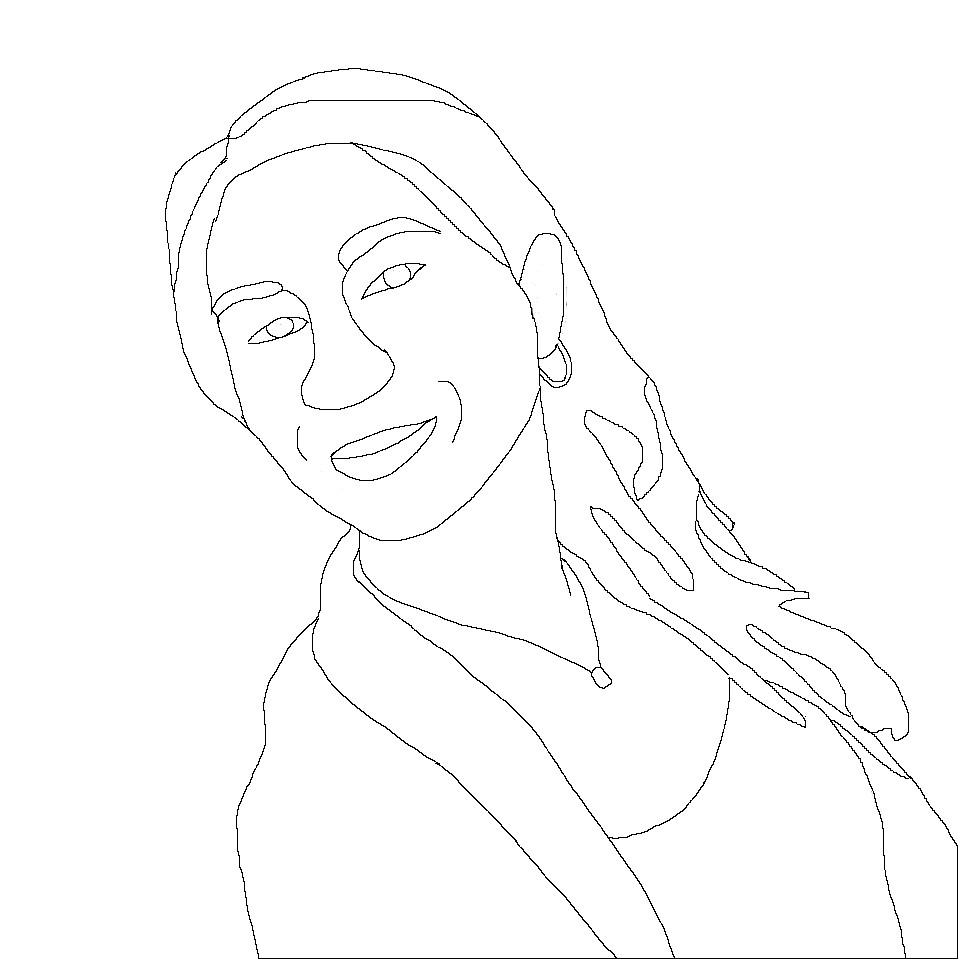
#> input picture Fourier_rysowanie/szablon.jpg, 958 x 959 px
$ jupyter execute --allow-errors Untitled.ipynb
#> lines starting #> are read from the running program, lines starting #| are printed output that depends on the picture
[cell 1]
import mlrose
from PIL import Image
from pylab import *

import matplotlib.pyplot as plt
from matplotlib import animation

import numpy as np
from numpy import interp

from math import tau
from scipy.integrate import quad

[cell 2]
def create_close_loop(image_name, level=[200]):
    # Prepare Plot
#> called with image_name = 'szablon.jpg'
    fig, ax = plt.subplots(1, 2, figsize=(10, 5))
    ax[0].set_aspect('equal', 'datalim')
    ax[1].set_aspect('equal', 'datalim')
    ax[0].set_title('Before Centered')
    ax[1].set_title('After Centered')

    # read image to array, then get image border with contour
    im = array(Image.open(image_name).convert('L'))
    contour_plot = ax[0].contour(im, levels=level, colors='black', origin='image')

    # Get Contour Path and create lookup-table
    contour_path = contour_plot.collections[0].get_paths()[0]
    x_table, y_table = contour_path.vertices[:, 0], contour_path.vertices[:, 1]
    time_table = np.linspace(0, tau, len(x_table))

    # Simple method to center the image
    x_table = x_table - min(x_table)
    y_table = y_table - min(y_table)
    x_table = x_table - max(x_table) / 2
    y_table = y_table - max(y_table) / 2

    # Visualization
    ax[1].plot(x_table, y_table, 'k-')

    return time_table, x_table, y_table

[cell 3]
time_table, x_table, y_table = create_close_loop('szablon.jpg')
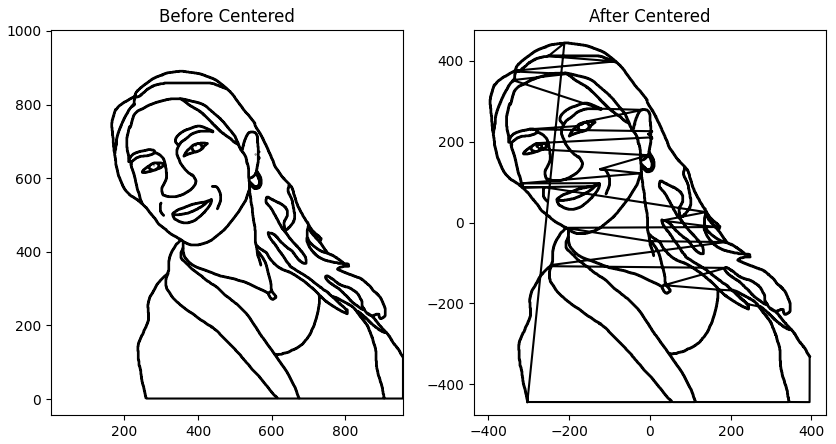
#> figure drawn by matplotlib, 2 panels

[cell 4]
x_table

[cell 5]
# read image to array, then get image border with contour
im = array(Image.open('szablonv2.jpg').convert('L'))
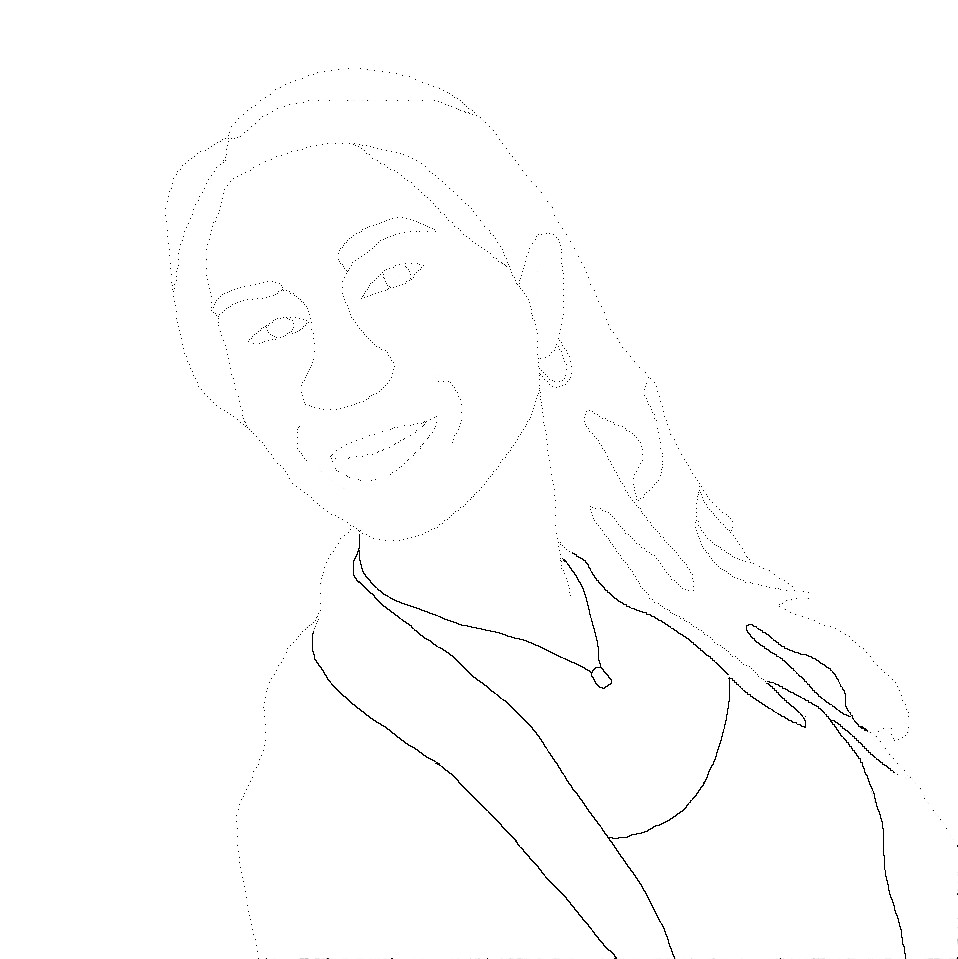
#> input picture Fourier_rysowanie/szablonv2.jpg, 958 x 959 px
#> (the rest of this cell did not finish here and is left out)

#> (a cell that did not finish here is left out)

#> (a cell that did not finish here is left out)

[cell 8]
# Simple method to center the image
x_table = x_table - min(x_table)
y_table = y_table - min(y_table)
x_table = x_table - max(x_table) / 2
y_table = y_table - max(y_table) / 2

#> (a cell that did not finish here is left out)

[cell 10]
im = array(Image.open('szablon.jpg').convert('L'))
x = []
y = []
for i in range(im.shape[0]):
    for j in range(im.shape[1]):
        if im[i,j] < 100:
            x.append(i)
            y.append(j)
#> after the loop, x = 13708 values from 68 to 958
x = np.asarray(x)
y = np.asarray(y)

coords_list = np.vstack((x,y)).T
coords_list = coords_list.tolist()
data_list = []
for i in range(len(coords_list)):
    a = (coords_list[i][0],coords_list[i][1])
    data_list.append(a)

[cell 11]
im = array(Image.open('szablon.jpg').convert('L'))
x = []
y = []
for i in range(im.shape[0]):
    for j in range(im.shape[1]):
        if im[i,j] < 100:
            x.append(i)
            y.append(j)
x = np.asarray(x)
y = np.asarray(y)

coords_list = np.vstack((x,y)).T
coords_list = coords_list.tolist()
data_list = []
for i in range(len(coords_list)):
    a = (coords_list[i][0],coords_list[i][1])
    data_list.append(a)

[cell 12]
#coords_list = [(1, 1), (4, 2), (5, 2), (6, 4), (4, 4), (3, 6), (1, 5), (2, 3)]
coords_list[1][0]
a = (coords_list[0][0],coords_list[0][1])
#> a = (68, 348)
data_list = []
for i in range(len(coords_list)):
    a = (coords_list[i][0],coords_list[i][1])
    data_list.append(a)

[cell 13]
data_list

#> (a cell that did not finish here is left out)

#> (a cell that did not finish here is left out)

#> (a cell that did not finish here is left out)

[cell 17]
"""Simple travelling salesman problem on a circuit board."""

from __future__ import print_function
import math
from ortools.constraint_solver import routing_enums_pb2
from ortools.constraint_solver import pywrapcp


def create_data_model():
    """Stores the data for the problem."""
    data = {}
    im = array(Image.open('szablon.jpg').convert('L'))
    x = []
    y = []
    for i in range(im.shape[0]):
        for j in range(im.shape[1]):
            if im[i,j] < 100:
                x.append(i)
                y.append(j)
#> after the loop, x = 13708 values from 68 to 958

    coords_list = np.vstack((x,y)).T
    coords_list = coords_list.tolist()
    data_list = []
    for i in range(len(coords_list)):
        a = (coords_list[i][0],coords_list[i][1])
        data_list.append(a)
    # Locations in block units
    data['locations'] = data_list  # yapf: disable
    data['num_vehicles'] = 1
    data['depot'] = 0
    return data


def compute_euclidean_distance_matrix(locations):
    """Creates callback to return distance between points."""
    distances = {}
    for from_counter, from_node in enumerate(locations):
        distances[from_counter] = {}
        for to_counter, to_node in enumerate(locations):
            if from_counter == to_counter:
                distances[from_counter][to_counter] = 0
            else:
                # Euclidean distance
                distances[from_counter][to_counter] = (int(
                    math.hypot((from_node[0] - to_node[0]),
                               (from_node[1] - to_node[1]))))
    return distances


def print_solution(manager, routing, assignment):
    """Prints assignment on console."""
    print('Objective: {}'.format(assignment.ObjectiveValue()))
    index = routing.Start(0)
    plan_output = 'Route:\n'
    route_distance = 0
    while not routing.IsEnd(index):
        plan_output += ' {} ->'.format(manager.IndexToNode(index))
        previous_index = index
        index = assignment.Value(routing.NextVar(index))
        route_distance += routing.GetArcCostForVehicle(previous_index, index, 0)
    plan_output += ' {}\n'.format(manager.IndexToNode(index))
    print(plan_output)
    plan_output += 'Objective: {}m\n'.format(route_distance)


def main():
    """Entry point of the program."""
    # Instantiate the data problem.
    data = create_data_model()

    # Create the routing index manager.
    manager = pywrapcp.RoutingIndexManager(len(data['locations']),
                                           data['num_vehicles'], data['depot'])

    # Create Routing Model.
    routing = pywrapcp.RoutingModel(manager)

    distance_matrix = compute_euclidean_distance_matrix(data['locations'])

    def distance_callback(from_index, to_index):
        """Returns the distance between the two nodes."""
        # Convert from routing variable Index to distance matrix NodeIndex.
        from_node = manager.IndexToNode(from_index)
        to_node = manager.IndexToNode(to_index)
        return distance_matrix[from_node][to_node]

    transit_callback_index = routing.RegisterTransitCallback(distance_callback)

    # Define cost of each arc.
    routing.SetArcCostEvaluatorOfAllVehicles(transit_callback_index)

    # Setting first solution heuristic.
    search_parameters = pywrapcp.DefaultRoutingSearchParameters()
    search_parameters.first_solution_strategy = (
        routing_enums_pb2.FirstSolutionStrategy.PATH_CHEAPEST_ARC)

    # Solve the problem.
    assignment = routing.SolveWithParameters(search_parameters)

    # Print solution on console.
    if assignment:
        print_solution(manager, routing, assignment)


if __name__ == '__main__':
    main()
#> (the call stopped at in main, `manager = pywrapcp.RoutingIndexManager(len(data['locations']), data['n..`: ortools is not available in this run)
